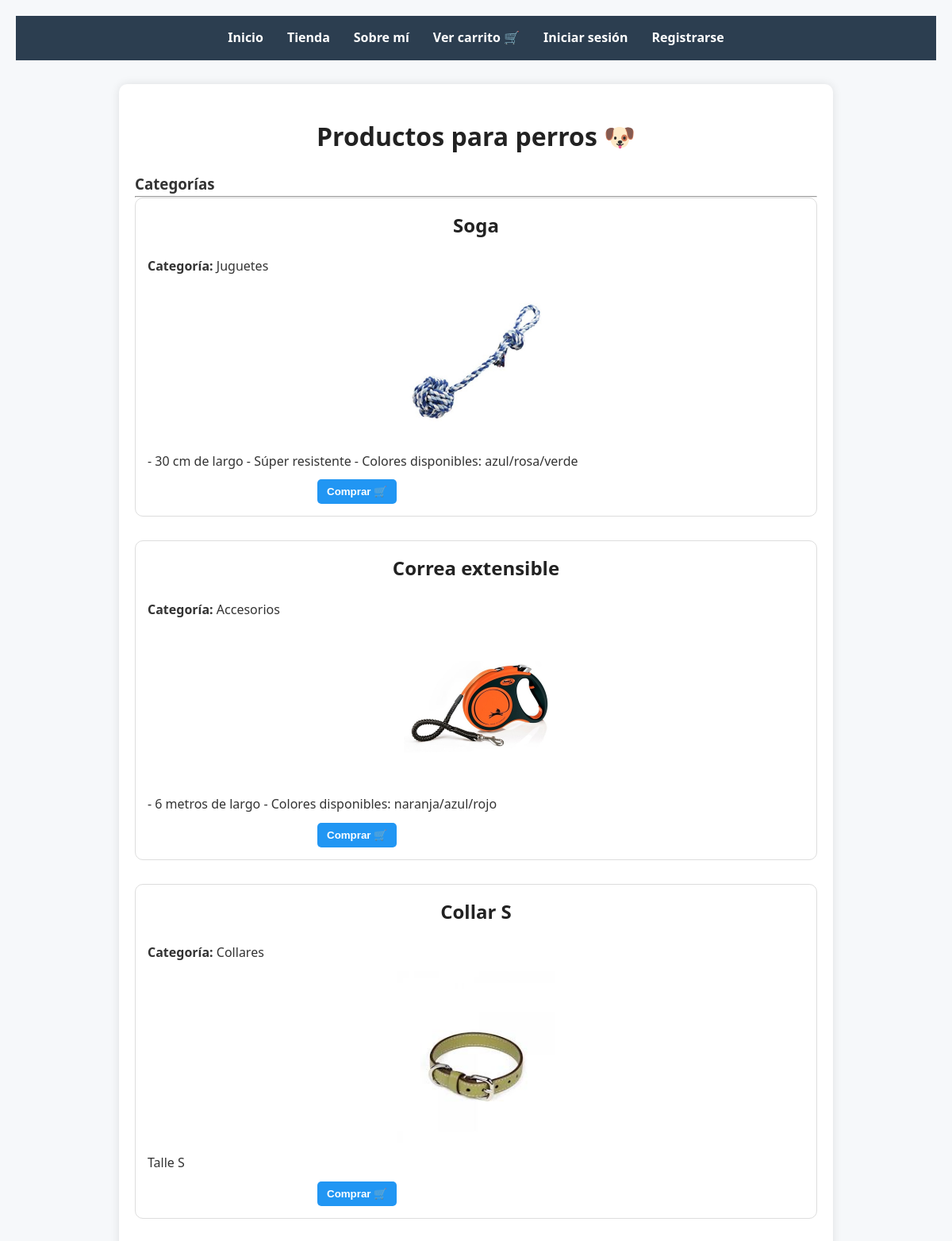
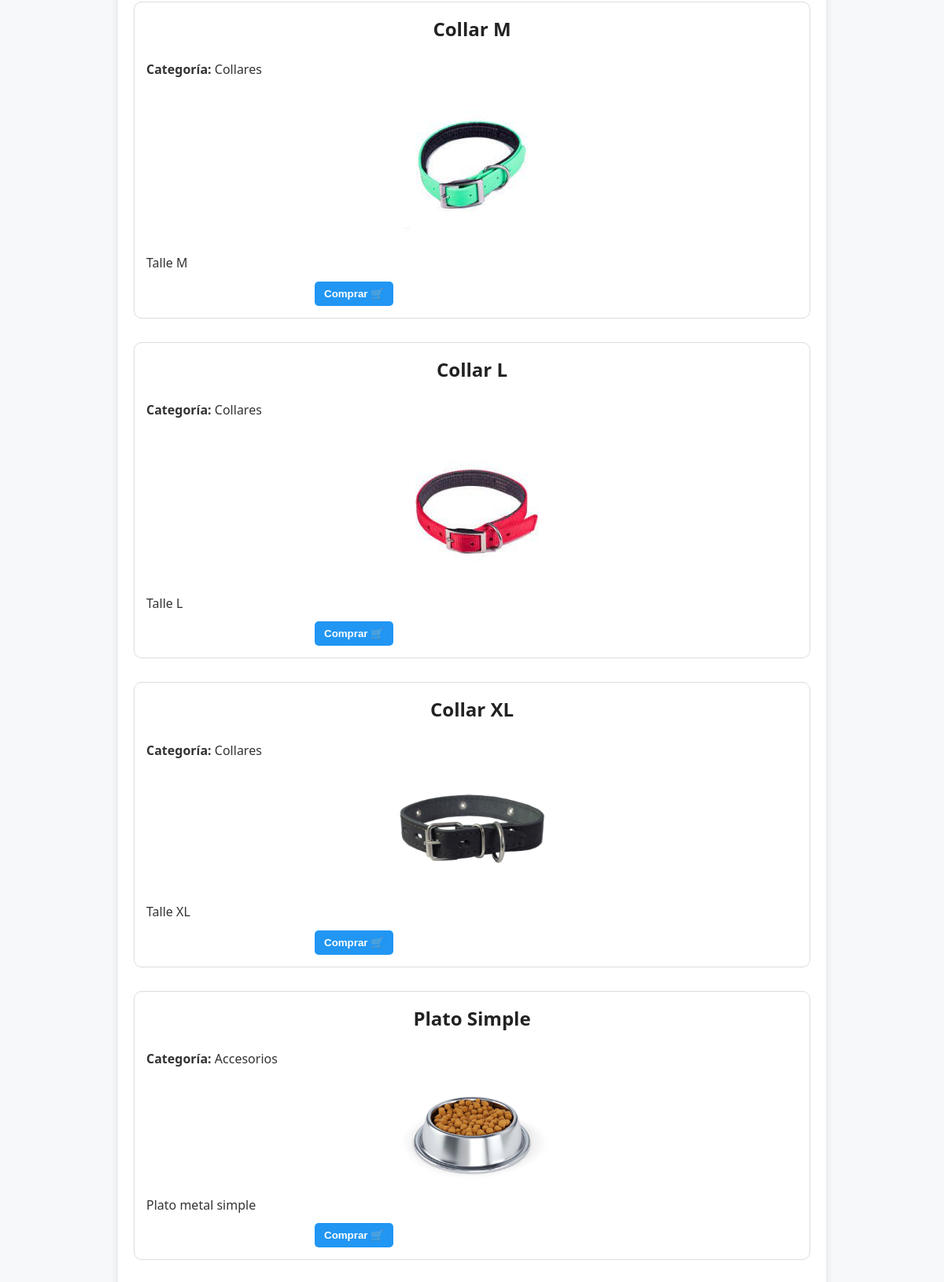
/productos/ (upper part), run on the app's committed database (2 pictures, top to bottom).
### products/models.py (models this page shows, shortened)
class Producto(models.Model):
    nombre = models.CharField(max_length=100)
    categoria = models.CharField(max_length=100)
    descripcion = RichTextField()
    imagen = models.ImageField(upload_to='productos/')
    fecha_publicacion = models.DateField(default=timezone.now)

### products/views.py (the view)
# urls.py: path('productos/', ProductListView.as_view(), name='lista_productos'),
class ProductListView(ListView):
    model = Producto
    template_name = 'products/product_list.html'
    context_object_name = 'productos'

### templates/products/product_list.html (shortened to what this page needs)
{% extends 'base.html' %}
{% block content %}
<h1 style="text-align:center;">Productos para perros 🐶</h1>
<h3>Categorías</h3>
<hr>
{% if productos %}
  <ul style="list-style: none; padding-left: 0;">
    {% for producto in productos %}
      <li style="margin-bottom: 30px; border: 1px solid #ddd; padding: 15px; border-radius: 10px;">
        <h2>{{ producto.nombre }}</h2>
        <p><strong>Categoría:</strong> {{ producto.categoria }}</p>
        <img src="{{ producto.imagen.url }}" alt="{{ producto.nombre }}" width="200">
        <p>{{ producto.descripcion|truncatewords:25 }}</p>
        <form action="{% url 'agregar_al_carrito' producto.id %}" method="post">
          <button type="submit" style="padding:8px 12px; background-color:#2196F3; color:white; border:none; border-radius:5px; margin-top:10px;">
            Comprar 🛒
          </button>
        </form>
      </li>
    {% endfor %}
  </ul>
{% else %}
  <p>No hay productos disponibles.</p>
{% endif %}
{% endblock %}

### static/css/styles.css (style rules this page uses)
* { margin: 0; padding: 0; box-sizing: border-box; }
body { font-family: 'Segoe UI', sans-serif; background-color: #f6f8fa; color: #333; line-height: 1.6; padding: 20px; }
h1, h2 { text-align: center; color: #222; margin-bottom: 20px; }
button, input[type="submit"] { background-color: #0077cc; color: white; border: none; padding: 10px 20px; border-radius: 5px; font-weight: bold; cursor: pointer; }
form { max-width: 400px; margin: 0 auto; }
img { max-width: 100%; height: auto; display: block; margin: 10px auto; }

### data on the page
Producto: nombre "Soga", categoria "Juguetes", imagen (picture), descripcion "- 30 cm de largo - Súper resistente - Colores disponibles: azul/rosa/verde"
Producto: nombre "Correa extensible", categoria "Accesorios", imagen (picture), descripcion "- 6 metros de largo - Colores disponibles: naranja/azul/rojo"
Producto: nombre "Collar S", categoria "Collares", imagen (picture), descripcion "Talle S"
Producto: nombre "Collar M", categoria "Collares", imagen (picture), descripcion "Talle M"
Producto: nombre "Collar L", categoria "Collares", imagen (picture), descripcion "Talle L"
Producto: nombre "Collar XL", categoria "Collares", imagen (picture), descripcion "Talle XL"
Producto: nombre "Plato Simple", categoria "Accesorios", imagen (picture), descripcion "Plato metal simple"
